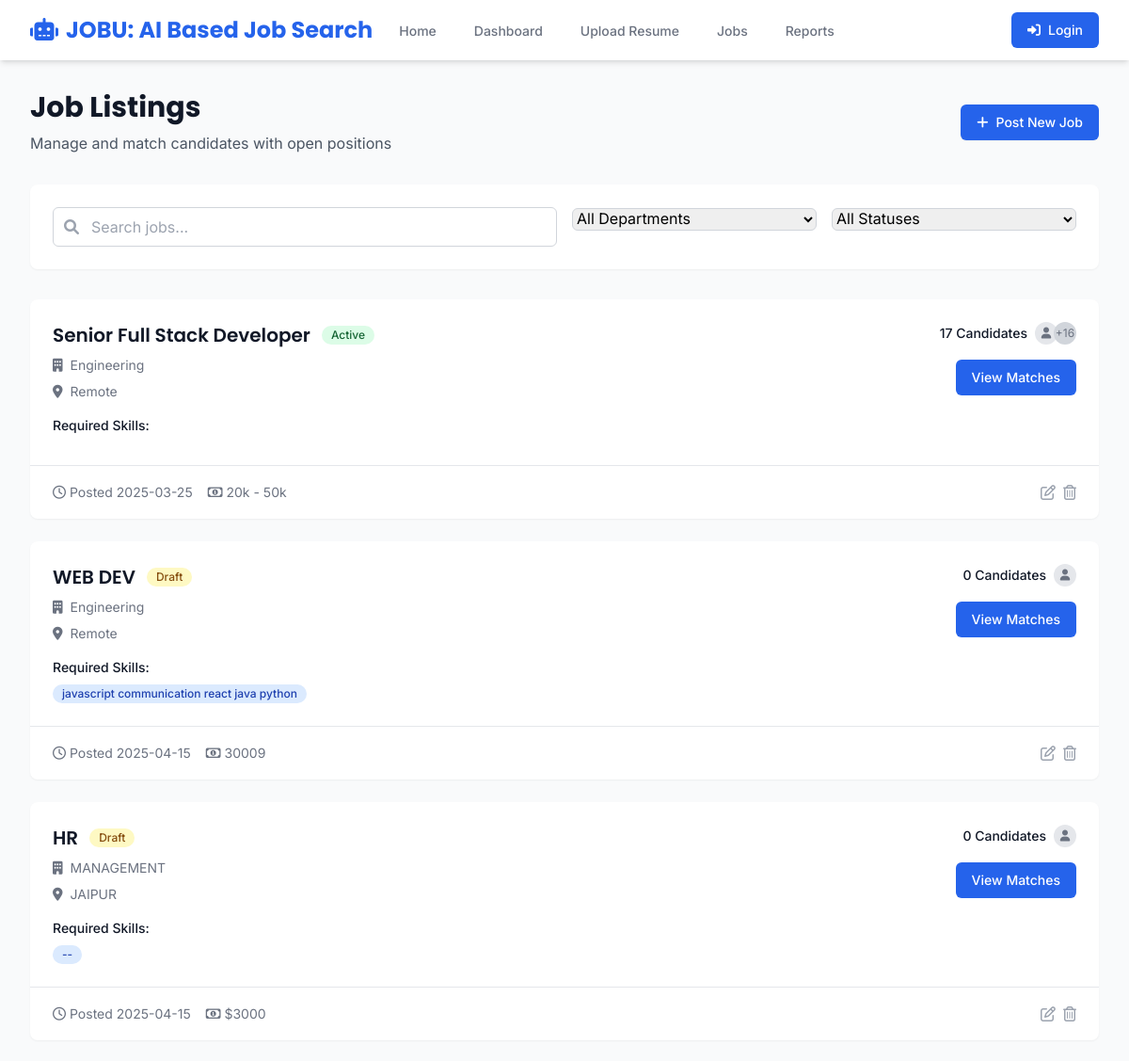
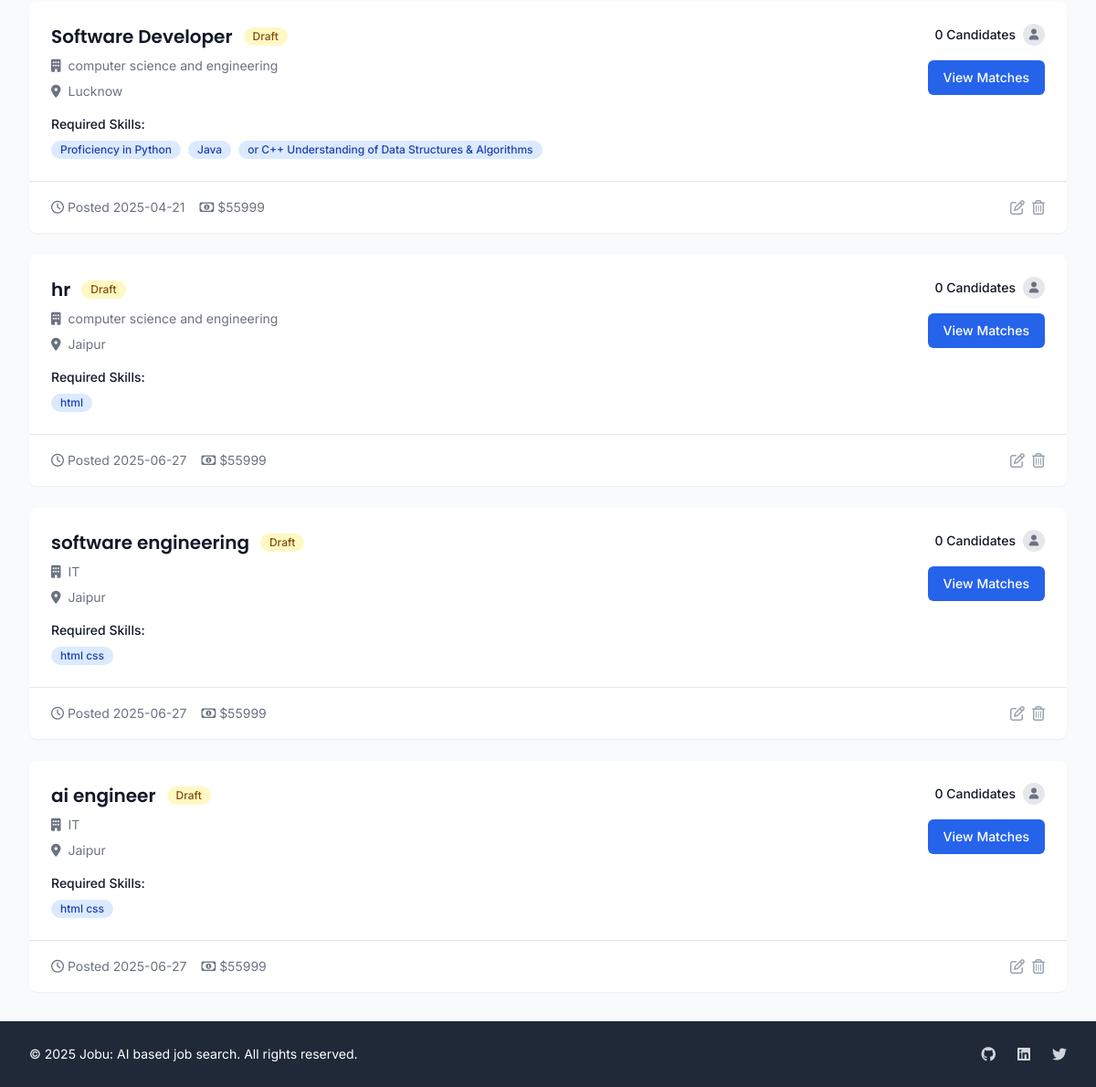
Page /jobs on the committed database (2 pictures, top to bottom).
### models.py (models this page shows)
class JobPosting(db.Model):
    __tablename__ = 'job_postings'
    id = db.Column(db.Integer, primary_key=True)
    title = db.Column(db.String(100), nullable=False)
    department = db.Column(db.String(50))
    location = db.Column(db.String(100))
    description = db.Column(db.Text)
    requirements = db.Column(JSONEncodedDict)  # Required skills, experience, etc.
    salary_range = db.Column(db.String(50))
    status = db.Column(db.String(20), default='active')
    created_at = db.Column(db.DateTime, default=datetime.utcnow)
    updated_at = db.Column(db.DateTime, default=datetime.utcnow, onupdate=datetime.utcnow)
    applications = db.relationship('Application', backref='job_posting', lazy=True)

### app.py (the view)
@app.route('/jobs')
def jobs():
    page = request.args.get('page', 1, type=int)
    per_page = request.args.get('per_page', 10, type=int)
    department = request.args.get('department')
    status = request.args.get('status')
    query = JobPosting.query
    if department:
        query = query.filter_by(department=department)
    if status:
        query = query.filter_by(status=status)
    jobs_paginated = query.paginate(page=page, per_page=per_page, error_out=False)
    jobs = jobs_paginated.items
    job_data = []
    for job in jobs:
        applications = Application.query.filter_by(job_posting_id=job.id).all()
        match_count = len(applications)
        avg_score = sum(app.match_score for app in applications) / match_count if match_count > 0 else 0
        job_data.append({
            'job': job,
            'match_count': match_count,
            'avg_score': avg_score
        })
    departments = db.session.query(JobPosting.department).distinct().all()
    departments = [d[0] for d in departments if d[0]]
    statuses = ['active', 'closed', 'draft', 'archived']
    return render_template('jobs.html',
                         jobs=job_data,
                         pagination=jobs_paginated,
                         departments=departments,
                         statuses=statuses,
                         current_department=department,
                         current_status=status)

### models.py (called while the page is built)
    def process_result_value(self, value, dialect):
        if value is None:
            return {}
        return json.loads(value)

### templates/jobs.html (shortened to what this page needs)
{% extends "base.html" %}
{% block content %}
<div class="max-w-7xl mx-auto px-4 sm:px-6 lg:px-8 py-8">
    <div class="flex justify-between items-center mb-8">
        <div>
            <h1 class="text-3xl font-heading font-bold text-gray-900">Job Listings</h1>
            <p class="mt-2 text-gray-600">Manage and match candidates with open positions</p>
        </div>
        <a href="/jobs/create" class="inline-flex items-center px-4 py-2 border border-transparent rounded-md shadow-sm text-sm font-medium text-white bg-blue-600 hover:bg-blue-700 focus:outline-none focus:ring-2 focus:ring-offset-2 focus:ring-blue-500">
            <i class="fas fa-plus mr-2"></i>
            Post New Job
        </a>
    </div>
    <div class="bg-white rounded-lg shadow-sm p-6 mb-8">
        <div class="grid grid-cols-1 md:grid-cols-4 gap-4">
            <div class="md:col-span-2">
                <div class="relative">
                    <input type="text" id="searchInput" placeholder="Search jobs..."
                        class="w-full pl-10 pr-4 py-2 border border-gray-300 rounded-md focus:ring-blue-500 focus:border-blue-500">
                    <div class="absolute inset-y-0 left-0 pl-3 flex items-center pointer-events-none">
                    </div>
                </div>
            </div>
            <div>
                <select id="departmentFilter" class="w-full border border-gray-300 rounded-md focus:ring-blue-500 focus:border-blue-500">
                    <option value="">All Departments</option>
                </select>
            </div>
            <div>
                <select id="statusFilter" class="w-full border border-gray-300 rounded-md focus:ring-blue-500 focus:border-blue-500">
                    <option value="">All Statuses</option>
                </select>
            </div>
        </div>
    </div>
    <div class="space-y-6">
        {% for job_data in jobs %}
        <div class="bg-white rounded-lg shadow-sm hover:shadow-md transition duration-300">
            <div class="p-6">
                <div class="flex items-start justify-between">
                    <div class="flex-1">
                        <div class="flex items-center">
                            <h2 class="text-xl font-heading font-semibold text-gray-900">{{ job_data.job.title }}</h2>
                            <span class="ml-3 px-2.5 py-0.5 rounded-full text-xs font-medium
                                {% if job_data.job.status == 'active' %}bg-green-100 text-green-800
                                {% elif job_data.job.status == 'draft' %}bg-yellow-100 text-yellow-800
                                {% else %}bg-gray-100 text-gray-800{% endif %}">
                                {{ job_data.job.status|title }}
                            </span>
                        </div>
                        <div class="mt-2 flex items-center text-sm text-gray-500">
                            <i class="fas fa-building mr-2"></i>
                            {{ job_data.job.department }}
                        </div>
                        <div class="mt-2 flex items-center text-sm text-gray-500">
                            <i class="fas fa-map-marker-alt mr-2"></i>
                            {{ job_data.job.location }}
                        </div>
                        <div class="mt-4">
                            <h3 class="text-sm font-medium text-gray-900">Required Skills:</h3>
                            <div class="mt-2 flex flex-wrap gap-2">
                                {% for skill in job_data.job.requirements.skills %}
                                <span class="inline-flex items-center px-2.5 py-0.5 rounded-full text-xs font-medium bg-blue-100 text-blue-800">
                                    {{ skill }}
                                </span>
                                {% endfor %}
                            </div>
                        </div>
                    </div>
                    <div class="ml-6 flex flex-col items-end">
                        <div class="flex items-center space-x-2 mb-4">
                            <span class="text-sm font-medium text-gray-900">{{ job_data.match_count }} Candidates</span>
                            <div class="flex -space-x-1">
                                <div class="h-6 w-6 rounded-full bg-gray-200 flex items-center justify-center text-xs text-gray-500">
                                    <i class="fas fa-user"></i>
                                </div>
                                {% if job_data.match_count > 1 %}
                                <div class="h-6 w-6 rounded-full bg-gray-300 flex items-center justify-center text-xs text-gray-500">
                                    +{{ job_data.match_count - 1 }}
                                </div>
                                {% endif %}
                            </div>
                        </div>
                        <a href="/jobs/{{ job_data.job.id }}/matches" class="inline-flex items-center px-4 py-2 border border-transparent text-sm font-medium rounded-md text-white bg-blue-600 hover:bg-blue-700 focus:outline-none focus:ring-2 focus:ring-offset-2 focus:ring-blue-500">
                            View Matches
                        </a>
                    </div>
                </div>
            </div>
            <div class="border-t border-gray-200 px-6 py-4">
                <div class="flex justify-between items-center">
                    <div class="flex items-center space-x-4">
                        <span class="flex items-center text-sm text-gray-500">
                            <i class="far fa-clock mr-1"></i>
                            Posted {{ job_data.job.created_at.strftime('%Y-%m-%d') }}
                        </span>
                        {% if job_data.job.salary_range %}
                        <span class="flex items-center text-sm text-gray-500">
                            <i class="far fa-money-bill-alt mr-1"></i>
                            {{ job_data.job.salary_range }}
                        </span>
                        {% endif %}
                    </div>
                    <div class="flex items-center space-x-2">
                        <a href="/jobs/{{ job_data.job.id }}/edit" class="text-gray-400 hover:text-gray-500">
                            <i class="far fa-edit"></i>
                        </a>
                        <button onclick="deleteJob({{ job_data.job.id }})" class="text-gray-400 hover:text-red-500">
                            <i class="far fa-trash-alt"></i>
                        </button>
                    </div>
                </div>
            </div>
        </div>
        {% endfor %}
    </div>
</div>
{% endblock %}

### templates/base.html (style rules this page uses)
.font-heading { font-family: 'Poppins', sans-serif; }
.font-body { font-family: 'Inter', sans-serif; }

### rows in the picture
JobPosting: job "Senior Full Stack Developer", job.status "Active", job.department "Engineering", job.location "Remote", job.created_at "2025-03-25", job.salary_range "20k - 50k"
JobPosting: job "WEB DEV", job.status "Draft", job.department "Engineering", job.location "Remote", job.created_at "2025-04-15", job.salary_range "30009"
JobPosting: job "HR", job.status "Draft", job.department "MANAGEMENT", job.location "JAIPUR", job.created_at "2025-04-15", job.salary_range "$3000"
JobPosting: job "Software Developer", job.status "Draft", job.department "computer science and engineering", job.location "Lucknow", job.created_at "2025-04-21", job.salary_range "$55999"
JobPosting: job "hr", job.status "Draft", job.department "computer science and engineering", job.location "Jaipur", job.created_at "2025-06-27", job.salary_range "$55999"
JobPosting: job "software engineering", job.status "Draft", job.department "IT", job.location "Jaipur", job.created_at "2025-06-27", job.salary_range "$55999"
JobPosting: job "ai engineer", job.status "Draft", job.department "IT", job.location "Jaipur", job.created_at "2025-06-27", job.salary_range "$55999"

### other values in the picture
{{ job_data.match_count }} "17" "0" "0" "0" "0" "0" "0"
{{ job_data.match_count - 1 }} "16"
{{ skill }} "javascript communication react java python" "--" "Proficiency in Python" "Java" "or C++ Understanding of Data Structures & Algorithms" "html" "html css" "html css"
